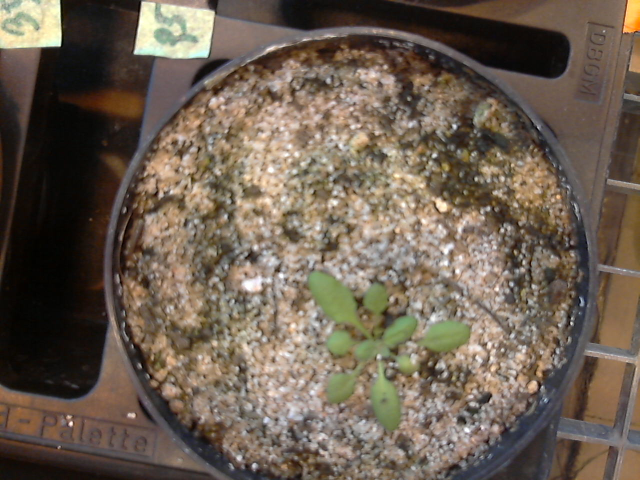
#> input picture data/CAM_greenhouse/04lqzivotyrjn9mi6acx2sa98tfg.jpg, 1280 x 960 px (shown at 1/2 size); its folder holds only this picture in this run
$ python -i TrayImageProcessorGUI.py   (imports and definitions only)
#> lines starting #> are read from the running program, lines starting #| are printed output that depends on the picture; after the words box and inside, x2 and y2 are one past the last pixel; in counts of white or black regions, pixels touching at a corner belong together
import tkinter as tk
from tkinter import filedialog, messagebox
from PIL import ImageTk, Image
import os
import warnings
import cv2
import numpy as np

'''
%%%%%%%%% CONSTANTS %%%%%%%%%
'''
ROTATION_ANGLE = 0
ZOOM_FACTOR = 1.0
offSetA = int(120*ZOOM_FACTOR)
offSetB = int(216*ZOOM_FACTOR)
radiusPot = int(96*ZOOM_FACTOR)
radiusROI = int(80*ZOOM_FACTOR)
offSetX = 0
offSetY = 0
centerTray = [320, 240]
IfLoad = False
textPar = f"Rotation Angle:\n- not calculated\nZoom Factor:\n- not calculated\nOffset X:\n- not calculated\nOffset Y:\n- not calculated"

IMAGE = np.ones((1280, 960, 3), np.uint8) * 255
IMAGE_MASK = np.ones((1280, 960, 3), np.uint8) * 255
IMAGE_POT_1 = np.ones((200, 200, 3), np.uint8) * 255
IMAGE_POT_2 = np.ones((200, 200, 3), np.uint8) * 255
IMAGE_POT_3 = np.ones((200, 200, 3), np.uint8) * 255
IMAGE_POT_4 = np.ones((200, 200, 3), np.uint8) * 255
IMAGE_POT_5 = np.ones((200, 200, 3), np.uint8) * 255
IMAGE_POT_6 = np.ones((200, 200, 3), np.uint8) * 255

'''
%%%%%%%%% FUNCTIONS %%%%%%%%%
'''
# [48 lines left out: functions open_file, load_image, display_image, not called in this run]

def display_pot_images(image):
    image_display = image.copy()
    #image_display = cv2.resize(image_display, (1280, 960))
    #image_display = rotate_image(image_display)
    centerpots = locate_pots()
    pot1 = split_pots(image_display, centerpots[0])
    pot2 = split_pots(image_display, centerpots[1])
    pot3 = split_pots(image_display, centerpots[2])
    pot4 = split_pots(image_display, centerpots[3])
    pot5 = split_pots(image_display, centerpots[4])
    pot6 = split_pots(image_display, centerpots[5])
    # convert the image to PIL format
    if showPots.get() == "upper":
        # resize the image to fit the window
        imagePot_display1 = cv2.resize(pot1, (200, 200))
        imagePot_display2 = cv2.resize(pot2, (200, 200))
        imagePot_display3 = cv2.resize(pot3, (200, 200))
        imagePot_display1 = Image.fromarray(imagePot_display1)
        imagePot_display2 = Image.fromarray(imagePot_display2)
        imagePot_display3 = Image.fromarray(imagePot_display3)
    else:
        imagePot_display1 = cv2.resize(pot4, (200, 200))
        imagePot_display2 = cv2.resize(pot5, (200, 200))
        imagePot_display3 = cv2.resize(pot6, (200, 200))
        imagePot_display1 = Image.fromarray(imagePot_display1)
        imagePot_display2 = Image.fromarray(imagePot_display2)
        imagePot_display3 = Image.fromarray(imagePot_display3)
    # create a PhotoImage object from the image
    imagePot_display1 = ImageTk.PhotoImage(imagePot_display1)
    imagePot_display2 = ImageTk.PhotoImage(imagePot_display2)
    imagePot_display3 = ImageTk.PhotoImage(imagePot_display3)
    # configure the label to display the image
    lbl_potImage1.config(image=imagePot_display1)
    lbl_potImage2.config(image=imagePot_display2)
    lbl_potImage3.config(image=imagePot_display3)
    lbl_potImage1.image = imagePot_display1
    lbl_potImage2.image = imagePot_display2
    lbl_potImage3.image = imagePot_display3
    return

# [295 lines left out: functions load_and_display_image, rotate_image, rotate_cw, rotate_ccw, zoom_in, zoom_out and 10 more, not called in this run]

def drawTray(ImageWithoutTray):
    global offSetA
    global offSetB
    global radiusPot
    global centerTray
    x = centerTray[0]
    y = centerTray[1]
    ImageWithTray = ImageWithoutTray.copy()
    cv2.circle(ImageWithTray, (x, y - offSetA), radiusPot, (0, 0, 255), 2)
    cv2.circle(ImageWithTray, (x + offSetB, y- offSetA), radiusPot, (0, 0, 255), 2)
    cv2.circle(ImageWithTray, (x - offSetB, y - offSetA), radiusPot, (0, 0, 255), 2)
    cv2.circle(ImageWithTray, (x, y + offSetA), radiusPot, (0, 0, 255), 2)
    cv2.circle(ImageWithTray, (x + offSetB, y + offSetA), radiusPot, (0, 0, 255), 2)
    cv2.circle(ImageWithTray, (x - offSetB, y + offSetA), radiusPot, (0, 0, 255), 2)
    # drow a cross lines in the mittel of the tray
    cv2.line(ImageWithTray, (x, 0), (x, 480), (0, 255, 0), 2)
    cv2.line(ImageWithTray, (0, y), (640, y), (0, 255, 0), 2)
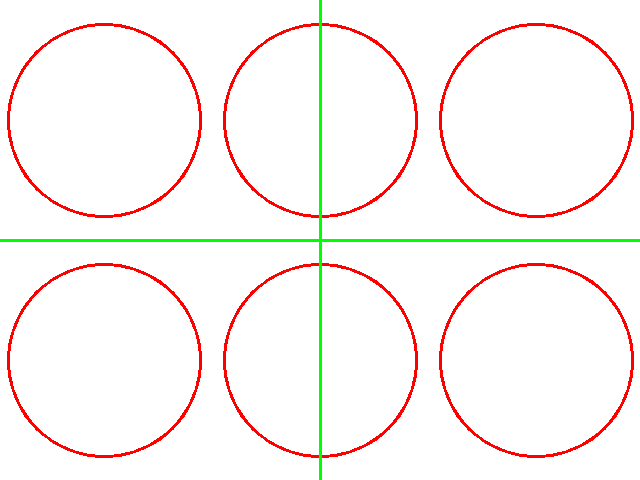
#> ImageWithTray: shape (480, 640, 3); mean of channels 0, 1, 2 243.3, 246.1, 252.2; drawn as B, G, R
    return ImageWithTray

def locate_pots():
    global centerTray
    centerpots = []
    x = centerTray[0]
    y = centerTray[1]
    centerPot2 = (x, y - offSetA)
    centerPot3 = (x + offSetB, y - offSetA)
    centerPot1 = (x - offSetB, y - offSetA)
    centerPot5 = (x, y + offSetA)
    centerPot6 = (x + offSetB, y + offSetA)
    centerPot4 = (x - offSetB, y + offSetA)
    centerpots.append(centerPot1)
    centerpots.append(centerPot2)
    centerpots.append(centerPot3)
    centerpots.append(centerPot4)
    centerpots.append(centerPot5)
    centerpots.append(centerPot6)
    return centerpots

def split_pots(image, centerPot, scale=2):
    global radiusPot
    global radiusROI
    x = centerPot[0]
    y = centerPot[1]
    x1 = (x - radiusPot) * scale
    x2 = (x + radiusPot) * scale
    y1 = (y - radiusPot) * scale
    y2 = (y + radiusPot) * scale
    potImage = image[y1:y2, x1:x2]
    mask = np.zeros_like(potImage)
    maskRadius = radiusROI*scale
    maskCenter = (potImage.shape[1]//2, potImage.shape[0]//2)
    cv2.circle(mask, maskCenter, maskRadius, (255, 255, 255), -1)
    roiImage = cv2.bitwise_and(potImage, mask)

    return roiImage

'''
%%%%%%%%% GUI %%%%%%%%%
'''


# create the main window
# [7 lines not run here, left out]

'''
Layout:


+-----------------------------------+
##frame_A: file path##
| entry | button | button |
-------------------------------------
frame_B: tray image
label(tray image)
| image |
| button | button | button | button | button | button | button | button |
-------------------------------------
frame_C: pot images
| image | image | image | radio button |
-------------------------------------
frame_D: parameters

+-----------------------------------+


Variable Name Prefix
label -> lbl
button -> btn
frame -> frm
entry -> ent
text -> txt
'''

# frame A
# [1 line that did not run here, left out]

# [1 line that did not run here, left out]
# [1 line that did not run here, left out]

# [1 line that did not run here, left out]
# [1 line that did not run here, left out]

# [5 lines not run here, left out]

# frame B

# [1 line that did not run here, left out]

# [1 line that did not run here, left out]
#display the empty image
# create empty images (all white) to display in the label
emptyTrayImage = np.ones((480, 640, 3), np.uint8) * 255
image_display = Image.fromarray(drawTray(emptyTrayImage))
#> emptyTrayImage: shape (480, 640, 3); every value is 255
image_display = ImageTk.PhotoImage(image_display)
# [3 lines not run here, left out]

# [1 line that did not run here, left out]
# [3 lines not run here, left out]


# [1 line that did not run here, left out]


# [1 line that did not run here, left out]
# [1 line that did not run here, left out]
# [1 line that did not run here, left out]
# [1 line that did not run here, left out]
# [1 line that did not run here, left out]
# [1 line that did not run here, left out]
# [1 line that did not run here, left out]
# [1 line that did not run here, left out]


# [10 lines not run here, left out]

# frame C

# [1 line that did not run here, left out]

# [1 line that did not run here, left out]
# [1 line that did not run here, left out]
# [1 line that did not run here, left out]

#display the empty image
emptyPotImage = np.ones((200, 200, 3), np.uint8) * 255
imagePot_display = Image.fromarray(emptyPotImage)
#> imagePot_display: PIL image 200x200 RGB; every value is 255
imagePot_display = ImageTk.PhotoImage(imagePot_display)

# [7 lines not run here, left out]


showPots = tk.StringVar()

showOption = {
    "upper pots": "upper",
    "lower pots": "lower"
}

# [1 line that did not run here, left out]

# [9 lines not run here, left out]

# frame D

# [1 line that did not run here, left out]

checkbntA_value = tk.IntVar()
sclA_value_min = tk.IntVar()
sclA_value_max = tk.IntVar()


# [3 lines that did not run here, left out]
# [1 line not run here, left out]

# [1 line that did not run here, left out]
# [1 line not run here, left out]
# [1 line that did not run here, left out]
# [4 lines not run here, left out]


# [1 line that did not run here, left out]
# [1 line that did not run here, left out]

# [7 lines not run here, left out]

# frame E

# [1 line that did not run here, left out]

checkbntH_value = tk.IntVar()
sclH_value_min = tk.IntVar()
sclH_value_max = tk.IntVar()

# [3 lines that did not run here, left out]
# [1 line not run here, left out]

# [1 line that did not run here, left out]
# [1 line not run here, left out]
# [1 line that did not run here, left out]
# [4 lines not run here, left out]


# [1 line that did not run here, left out]
# [1 line that did not run here, left out]

# [8 lines not run here, left out]

# frame F

# [1 line that did not run here, left out]

checkbntV_value = tk.IntVar()
sclV_value_min = tk.IntVar()
sclV_value_max = tk.IntVar()

# [3 lines that did not run here, left out]
# [1 line not run here, left out]

# [1 line that did not run here, left out]
# [1 line not run here, left out]
# [1 line that did not run here, left out]
# [4 lines not run here, left out]

# [1 line that did not run here, left out]
# [1 line that did not run here, left out]

# [8 lines not run here, left out]

# frame G

# [1 line that did not run here, left out]

kernelSize = tk.IntVar()

kernelOption = {
    "3x3": 3,
    "5x5": 5,
    "7x7": 7,
    "9x9": 9
}

# [1 line that did not run here, left out]

# [7 lines not run here, left out]

# [1 line that did not run here, left out]
# [5 lines not run here, left out]

>>> import cv2
>>> picture = cv2.imread('../data/CAM_greenhouse/04lqzivotyrjn9mi6acx2sa98tfg.jpg')
#> picture is the input picture: shape (960, 1280, 3); mean B, G, R 82.1, 95.5, 108.7
>>> result = display_pot_images(picture)
#> in split_pots, `cv2.circle(mask, maskCenter, maskRadius, (255, 255, 255), -1)`:
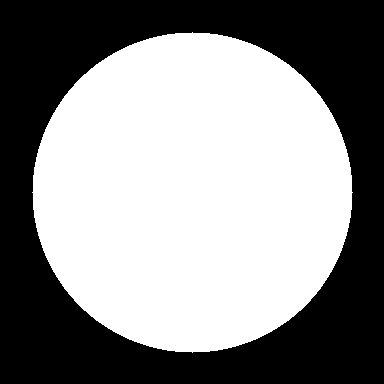
#> mask: shape (384, 384, 3); 54.5% white; 1 black region, box (x1, y1, x2, y2) and area: (0, 0, 384, 384) 67075
#> call 4 of split_pots, with centerPot = (104, 360), scale = 2
#> in split_pots (call 4), `roiImage = cv2.bitwise_and(potImage, mask)`:
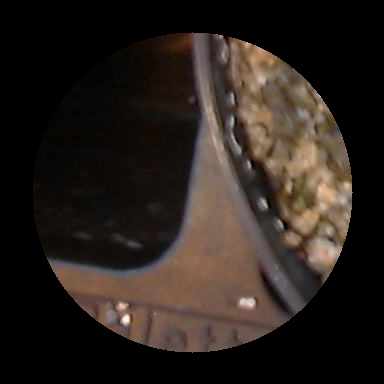
#> roiImage: shape (384, 384, 3); mean B, G, R 28.7, 33.9, 41.8
#> in split_pots (call 5), `potImage = image[y1:y2, x1:x2]`:
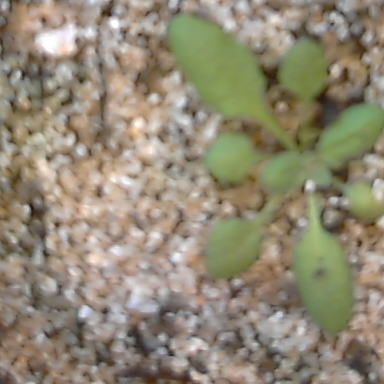
#> potImage: shape (384, 384, 3); mean B, G, R 116.6, 136.7, 145.3
#> in split_pots (call 5), `roiImage = cv2.bitwise_and(potImage, mask)`:
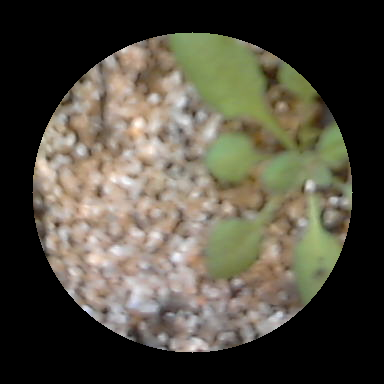
#> roiImage: shape (384, 384, 3); mean B, G, R 64.8, 77.4, 81.8
#> in split_pots (call 6), `potImage = image[y1:y2, x1:x2]`:
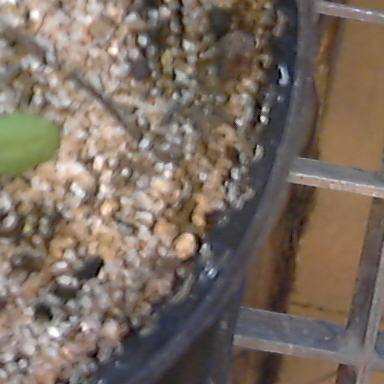
#> potImage: shape (384, 384, 3); mean B, G, R 96.7, 108.2, 122.1
#> in split_pots (call 6), `roiImage = cv2.bitwise_and(potImage, mask)`:
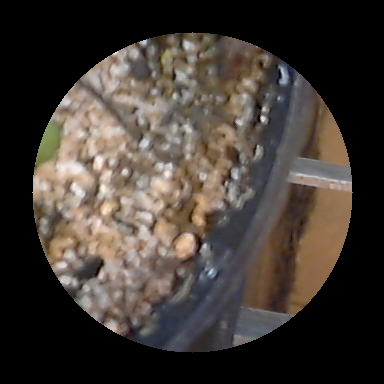
#> roiImage: shape (384, 384, 3); mean B, G, R 52.5, 58.4, 66
#> (the run stopped early here; a loop or call above may not have finished)

$ run again, on data/CAM_greenhouse/15spui4h6d6i7rw4usyx4cvqc414.jpg
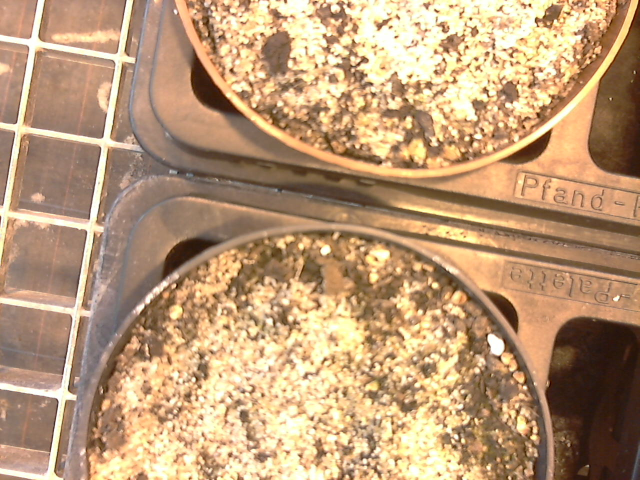
#> input picture data/CAM_greenhouse/15spui4h6d6i7rw4usyx4cvqc414.jpg, 1280 x 960 px (shown at 1/2 size)
#> emptyTrayImage: shape (480, 640, 3); every value is 255
#> imagePot_display: PIL image 200x200 RGB; every value is 255
#> picture is the input picture: shape (960, 1280, 3); mean B, G, R 118.7, 154, 187
#> mask: shape (384, 384, 3); 54.5% white; 1 black region, box (x1, y1, x2, y2) and area: (0, 0, 384, 384) 67075
#> in display_pot_images, `imagePot_display1 = cv2.resize(pot4, (200, 200))`:
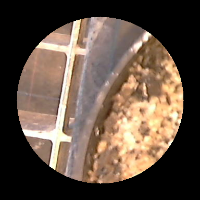
#> imagePot_display1: shape (200, 200, 3); mean B, G, R 66.8, 79.8, 96.6
#> in display_pot_images, `imagePot_display2 = cv2.resize(pot5, (200, 200))`:
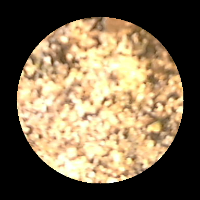
#> imagePot_display2: shape (200, 200, 3); mean B, G, R 80.1, 107.5, 124.2

$ run again, on data/CAM_greenhouse/1loa4eryiucr5rpd822b713nq5ba.jpg
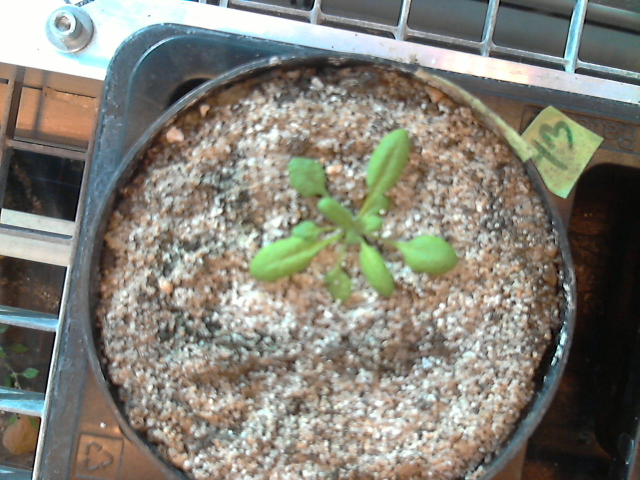
#> input picture data/CAM_greenhouse/1loa4eryiucr5rpd822b713nq5ba.jpg, 1280 x 960 px (shown at 1/2 size)
#> emptyTrayImage: shape (480, 640, 3); every value is 255
#> imagePot_display: PIL image 200x200 RGB; every value is 255
#> picture is the input picture: shape (960, 1280, 3); mean B, G, R 118.3, 128.5, 130.7
#> mask: shape (384, 384, 3); 54.5% white; 1 black region, box (x1, y1, x2, y2) and area: (0, 0, 384, 384) 67075
#> in split_pots (call 5), `roiImage = cv2.bitwise_and(potImage, mask)`:
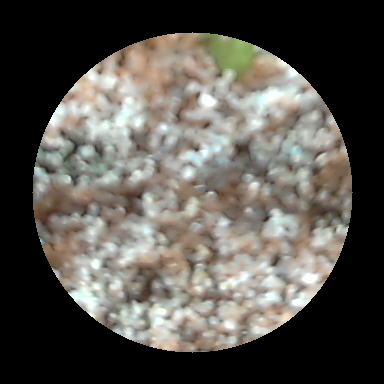
#> roiImage: shape (384, 384, 3); mean B, G, R 78.5, 84.6, 87.7
#> in split_pots (call 6), `roiImage = cv2.bitwise_and(potImage, mask)`:
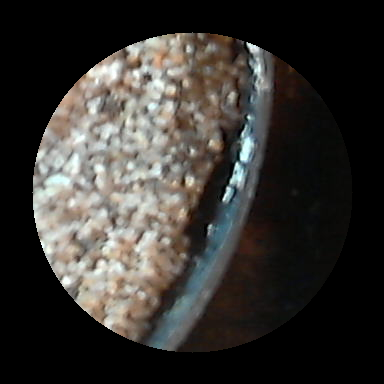
#> roiImage: shape (384, 384, 3); mean B, G, R 49.6, 53.1, 55.6

$ run again, on data/CAM_greenhouse/2oq00euyx0jcimg3m7ysey0etexz.jpg
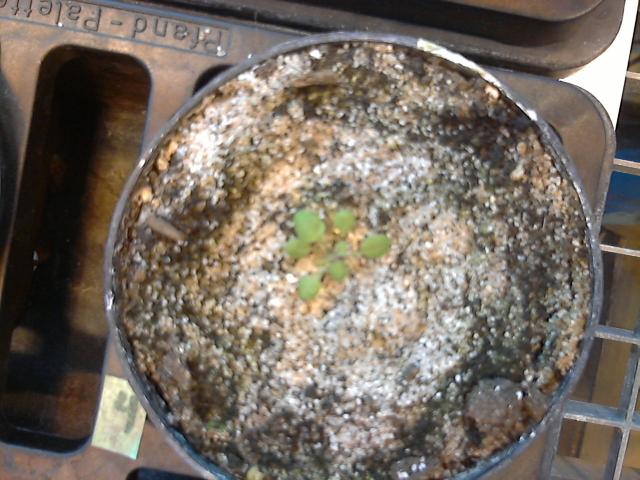
#> input picture data/CAM_greenhouse/2oq00euyx0jcimg3m7ysey0etexz.jpg, 1280 x 960 px (shown at 1/2 size)
#> emptyTrayImage: shape (480, 640, 3); every value is 255
#> imagePot_display: PIL image 200x200 RGB; every value is 255
#> picture is the input picture: shape (960, 1280, 3); mean B, G, R 99.3, 109.2, 118.5
#> mask: shape (384, 384, 3); 54.5% white; 1 black region, box (x1, y1, x2, y2) and area: (0, 0, 384, 384) 67075
#> in split_pots (call 6), `roiImage = cv2.bitwise_and(potImage, mask)`:
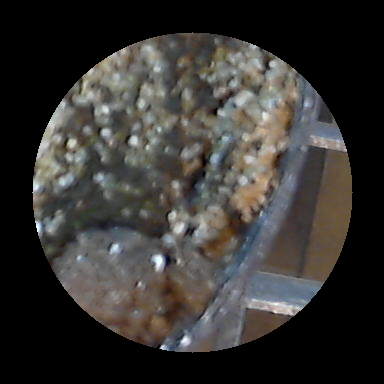
#> roiImage: shape (384, 384, 3); mean B, G, R 50.3, 53, 54.8
